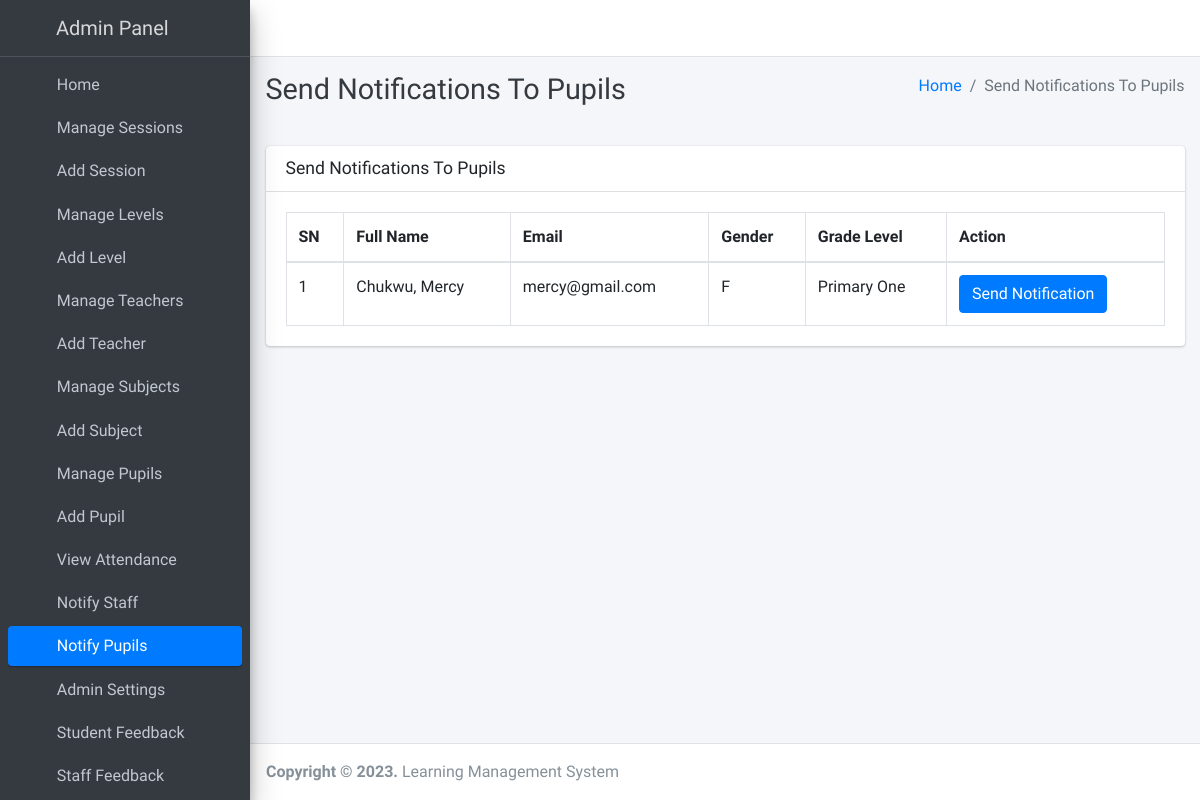
Page /admin_notify_student (signed in) on the committed database.
### main_app/models.py (models this page shows, shortened)
class CustomUser(AbstractUser):
    USER_TYPE = ((1, "HOD"), (2, "Staff"), (3, "Student"))
    GENDER = [("M", "Male"), ("F", "Female")]
    username = None  # Removed username, using email instead
    email = models.EmailField(unique=True)
    user_type = models.CharField(default=1, choices=USER_TYPE, max_length=1)
    gender = models.CharField(max_length=1, choices=GENDER)
    profile_pic = models.ImageField(blank=True, null=True)
    address = models.CharField(max_length=200, blank=True, null=True)
    fcm_token = models.TextField(default="")  # For firebase notifications
    created_at = models.DateTimeField(auto_now_add=True)
    updated_at = models.DateTimeField(auto_now=True)
    USERNAME_FIELD = "email"
    REQUIRED_FIELDS = []
    objects = CustomUserManager()

class Student(models.Model):
    admin = models.OneToOneField(CustomUser, on_delete=models.CASCADE)
    course = models.ForeignKey(
        Course, on_delete=models.DO_NOTHING, null=True, blank=False)
    session = models.ForeignKey(
        Session, on_delete=models.DO_NOTHING, null=True)

class Course(models.Model):
    name = models.CharField(max_length=120)
    created_at = models.DateTimeField(auto_now_add=True)
    updated_at = models.DateTimeField(auto_now=True)

### main_app/hod_views.py (the view)
# urls.py: path("admin_notify_student", hod_views.admin_notify_student,
def admin_notify_student(request):
    student = CustomUser.objects.filter(user_type=3)
    context = {
        'page_title': "Send Notifications To Pupils",
        'students': student
    }
    return render(request, "hod_template/student_notification.html", context)

### main_app/templates/hod_template/student_notification.html (shortened to what this page needs)
{% extends 'main_app/base.html' %}
{% load static %}
{% block page_title %}{{page_title}}{% endblock page_title %}
{% block content %}
<section class="content">
    <div class="container-fluid">
        <div class="row">
            <div class="col-md-12">
                <div class="card">
                    <div class="card-header">
                        <h3 class="card-title">{{page_title}}</h3>
                    </div>
                    <div class="card-body">
                        <table id="example2" class="table table-bordered table-hover">
                            <thead>
                                <tr>
                                    <th>SN</th>
                                    <th>Full Name</th>
                                    <th>Email</th>
                                    <th>Gender</th>
                                    <th>Grade Level</th>
                                    <th>Action</th>
                                </tr>
                            </thead>
                            <tbody>
                                {% for student in students %}
                                <tr>
                                    <td>{{ forloop.counter }}</td>
                                    <td>{{student.last_name}}, {{student.first_name}}</td>
                                    <td>{{student.email}}</td>
                                    <td>{{student.gender}}</td>
                                    <td>{{student.student.course.name}}</td>
                                    <td><button data-toggle = "modal" data-target = "#myModal"class="btn btn-primary show_notification" value="{{student.id}}">Send Notification</button>
                                    </td>
                                </tr>
                                {% endfor %}
                            </tbody>
                        </table>
                    </div>
                </div>
            </div>
        </div>
    </div>
</section>
{% endblock content %}

### rows in the picture
CustomUser: last_name "Chukwu", first_name "Mercy", email "mercy@gmail.com", gender "F", student.course.name "Primary One"

### other values in the picture
{{ page_title }} "Send Notifications To Pupils"
